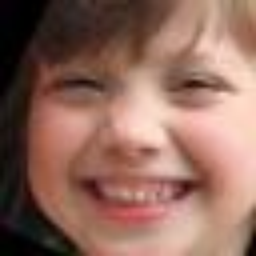
#> input picture KinFaceW-II-Processed/father-dau/fd_001_2.png, 256 x 256 px; its folder holds 4 pictures in this run
$ python kaggle_train_complete.py
#> lines starting #> are read from the running program, lines starting #| are printed output that depends on the picture
"""
EG3D Training - Complete Kaggle Pipeline (All-in-One)
======================================================

This script does EVERYTHING from dataset setup to training:
1. Verify dataset
2. Extract camera parameters
3. Prepare EG3D dataset
4. Download pretrained model
5. Verify setup
6. Start training

Usage in Kaggle:
    %run kaggle_train_complete.py

Or run as standalone:
    python kaggle_train_complete.py
"""

import os
import sys
import json
import shutil
import zipfile
import subprocess
from pathlib import Path
from tqdm import tqdm
import numpy as np
from PIL import Image
import cv2

# ============================================================================
# CONFIGURATION
# ============================================================================

CONFIG = {
    # Dataset paths
    "kaggle_dataset": "/kaggle/input/kinface-ii-processed-256/KinFaceW-II-Processed",
    "local_dataset": "KinFaceW-II-Processed",

    # Output paths
    "camera_params_dir": "camera_params",
    "camera_params_file": "camera_params/camera_params.json",
    "eg3d_dataset_dir": "KinFaceW-II-EG3D",
    "eg3d_dataset_zip": "KinFaceW-II-EG3D.zip",

    # Pretrained model
    "pretrained_dir": "eg3d/pretrained",
    "pretrained_model": "eg3d/pretrained/ffhqrebalanced512-128.pkl",
    "pretrained_url": "https://api.ngc.nvidia.com/v2/models/nvidia/research/eg3d/versions/1/files/ffhqrebalanced512-128.pkl",

    # Training parameters
    "training_outdir": "training-runs",
    "gpus": 1,
    "batch": 4,
    "gamma": 5,
    "kimg": 1000,
}


# ============================================================================
# STEP 1: DATASET VERIFICATION
# ============================================================================

def step1_verify_dataset():
    """Verify and link Kaggle dataset."""
    print("\n" + "="*70)
    print("STEP 1: Dataset Verification")
    print("="*70)

    # Check if Kaggle dataset exists
    if os.path.exists(CONFIG["kaggle_dataset"]):
        print(f"✅ Found Kaggle dataset: {CONFIG['kaggle_dataset']}")

        # Create symlink if not exists
        if not os.path.exists(CONFIG["local_dataset"]):
            os.symlink(CONFIG["kaggle_dataset"], CONFIG["local_dataset"])
            print(f"✅ Linked to: {CONFIG['local_dataset']}")
        else:
            print(f"✅ Dataset already linked: {CONFIG['local_dataset']}")
    else:
        print(f"❌ ERROR: Kaggle dataset not found!")
        print(f"   Expected: {CONFIG['kaggle_dataset']}")
        print(f"   Make sure dataset is added to notebook!")
        return False

    # Count images
    relations = ['father-dau', 'father-son', 'mother-dau', 'mother-son']
    total = 0
    for rel in relations:
        rel_path = Path(CONFIG["local_dataset"]) / rel
        if rel_path.exists():
            count = len(list(rel_path.glob('*.png')) + list(rel_path.glob('*.jpg')))
            print(f"   {rel}: {count} images")
            total += count

    print(f"\n✅ Total images: {total}")
    return True


# ============================================================================
# STEP 2: CAMERA PARAMETER EXTRACTION
# ============================================================================

def extract_camera_params_for_image(image_path):
    """Extract camera parameters for a single image."""
    # Read image
    img = cv2.imread(str(image_path))
    if img is None:
        return None

    # Default front-facing camera
    extrinsics = np.eye(4, dtype=np.float32)
    extrinsics[2, 3] = 2.7

    focal = 2985.0 / 512
    intrinsics = np.array([
        [focal, 0.0, 0.5],
        [0.0, focal, 0.5],
        [0.0, 0.0, 1.0]
    ], dtype=np.float32)

    return np.concatenate([extrinsics.flatten(), intrinsics.flatten()])


def step2_extract_cameras():
    """Extract camera parameters for all images."""
    print("\n" + "="*70)
    print("STEP 2: Camera Parameter Extraction")
    print("="*70)

    input_dir = Path(CONFIG["local_dataset"])
    output_file = Path(CONFIG["camera_params_file"])

    # Create output directory
    output_file.parent.mkdir(parents=True, exist_ok=True)

    camera_data = {}
    relations = ['father-dau', 'father-son', 'mother-dau', 'mother-son']

    total = 0
    for relation in relations:
        relation_dir = input_dir / relation
        if not relation_dir.exists():
            continue

        image_files = list(relation_dir.glob('*.png')) + list(relation_dir.glob('*.jpg'))
        print(f"\n📁 {relation}: {len(image_files)} images")

        for img_path in tqdm(image_files, desc=relation):
            rel_path = f"{relation}/{img_path.name}"
            camera_params = extract_camera_params_for_image(img_path)

            if camera_params is not None:
                camera_data[rel_path] = camera_params.tolist()
                total += 1

    # Save
    with open(output_file, 'w') as f:
        json.dump(camera_data, f, indent=2)

    print(f"\n✅ Processed: {total} images")
    print(f"✅ Saved to: {output_file}")
    return True


# ============================================================================
# STEP 3: EG3D DATASET PREPARATION
# ============================================================================

def step3_prepare_dataset():
    """Prepare EG3D-compatible dataset."""
    print("\n" + "="*70)
    print("STEP 3: EG3D Dataset Preparation")
    print("="*70)

    input_dir = Path(CONFIG["local_dataset"])
    output_dir = Path(CONFIG["eg3d_dataset_dir"])
    camera_file = Path(CONFIG["camera_params_file"])

    # Load camera params
    with open(camera_file, 'r') as f:
        camera_params = json.load(f)

    # Create output dir
    output_dir.mkdir(parents=True, exist_ok=True)

    labels = []
    relations = ['father-dau', 'father-son', 'mother-dau', 'mother-son']

    for relation in relations:
        relation_dir = input_dir / relation
        if not relation_dir.exists():
            continue

        output_relation_dir = output_dir / relation
        output_relation_dir.mkdir(parents=True, exist_ok=True)

        image_files = list(relation_dir.glob('*.png')) + list(relation_dir.glob('*.jpg'))
        print(f"\n📁 {relation}: {len(image_files)} images")

        for img_path in tqdm(image_files, desc=f"{relation} (copy+mirror)"):
            rel_path = f"{relation}/{img_path.name}"

            if rel_path not in camera_params:
                continue

            camera_label = camera_params[rel_path]

            # Copy original
            output_img_path = output_relation_dir / img_path.name
            shutil.copy2(img_path, output_img_path)
            labels.append([rel_path, camera_label])

            # Mirror augmentation
            img = Image.open(img_path)
            img_flipped = img.transpose(Image.FLIP_LEFT_RIGHT)

            mirror_name = img_path.stem + "_mirror" + img_path.suffix
            mirror_path = output_relation_dir / mirror_name
            img_flipped.save(mirror_path)

            # Adjust camera for mirror
            mirror_camera = camera_label.copy()
            mirror_camera[0] = -mirror_camera[0]
            mirror_camera[4] = -mirror_camera[4]
            mirror_camera[8] = -mirror_camera[8]

            mirror_rel_path = f"{relation}/{mirror_name}"
            labels.append([mirror_rel_path, mirror_camera])

    # Create dataset.json
    dataset_json = {"labels": labels}
    json_path = output_dir / "dataset.json"
    with open(json_path, 'w') as f:
        json.dump(dataset_json, f, indent=2)

    print(f"\n✅ Total entries: {len(labels)}")
    print(f"✅ Dataset.json: {json_path}")

    # Create ZIP
    print("\n📦 Creating ZIP archive...")
    zip_path = Path(CONFIG["eg3d_dataset_zip"])

    with zipfile.ZipFile(zip_path, 'w', zipfile.ZIP_STORED) as zf:
        for file_path in tqdm(list(output_dir.rglob('*')), desc="Archiving"):
            if file_path.is_file():
                arcname = file_path.relative_to(output_dir)
                zf.write(file_path, arcname)

    size_mb = zip_path.stat().st_size / (1024 * 1024)
    print(f"✅ ZIP created: {zip_path} ({size_mb:.1f} MB)")

    return True


# ============================================================================
# STEP 4: DOWNLOAD PRETRAINED MODEL
# ============================================================================

# [139 lines left out: functions step4_download_pretrained, step5_verify_setup, step6_start_training, not called in this run]


# ============================================================================
# MAIN PIPELINE
# ============================================================================

def main():
    """Run complete pipeline."""
    print("\n" + "="*70)
    print("EG3D TRAINING - COMPLETE PIPELINE")
    print("="*70)
    print("\nThis script will:")
    print("  1. Verify dataset")
    print("  2. Extract camera parameters")
    print("  3. Prepare EG3D dataset")
    print("  4. Download pretrained model")
    print("  5. Verify setup")
    print("  6. Start training")
    print("\n" + "="*70)

    # Run pipeline
    steps = [
        ("Dataset Verification", step1_verify_dataset),
        ("Camera Extraction", step2_extract_cameras),
        ("Dataset Preparation", step3_prepare_dataset),
        ("Download Pretrained", step4_download_pretrained),
        ("Setup Verification", step5_verify_setup),
        ("Start Training", step6_start_training),
    ]

    for i, (name, func) in enumerate(steps, 1):
        print(f"\n{'='*70}")
        print(f"Running Step {i}/6: {name}")
        print(f"{'='*70}")

        try:
            success = func()
            if not success:
                print(f"\n❌ Step {i} failed: {name}")
                print("Fix the issue and run again.")
                return False
        except Exception as e:
            print(f"\n❌ Error in {name}: {e}")
            import traceback
            traceback.print_exc()
            return False
#> this loop made 3 passes
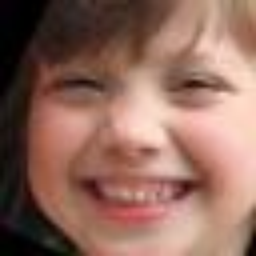
#> input picture KinFaceW-II-Processed/father-dau/fd_001_2.png, 256 x 256 px
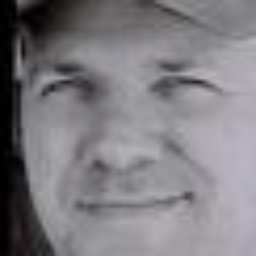
#> input picture KinFaceW-II-Processed/father-dau/fd_003_1.png, 256 x 256 px
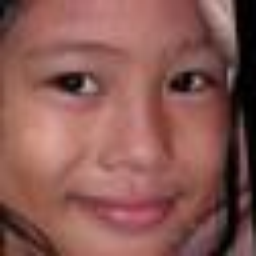
#> input picture KinFaceW-II-Processed/father-dau/fd_005_2.png, 256 x 256 px
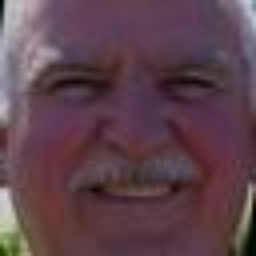
#> input picture KinFaceW-II-Processed/father-dau/fd_006_1.png, 256 x 256 px
#> pass 3, in step3_prepare_dataset, `img_flipped = img.transpose(Image.FLIP_LEFT_RIGHT)`:
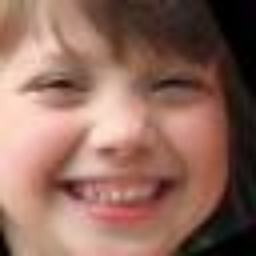
#> img_flipped: PIL image 256x256 RGB; mean R, G, B 143.8, 105.5, 92.7
#> pass 3, in step3_prepare_dataset, `img_flipped = img.transpose(Image.FLIP_LEFT_RIGHT)`:
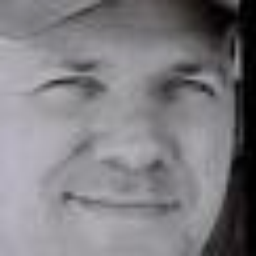
#> img_flipped: PIL image 256x256 RGB; mean R, G, B 126.2, 124.5, 128.6

    print("\n" + "="*70)
    print("✅ PIPELINE COMPLETE!")
    print("="*70)
    print("\nTraining is running...")
    print("Check training-runs/ for outputs")
    print("="*70)

    return True


if __name__ == "__main__":
    # Check if running in Kaggle
    if not os.path.exists("/kaggle"):
        print("⚠️ Warning: This script is designed for Kaggle notebooks")
        print("   It may not work correctly in other environments")

    # Run pipeline
    success = main()

    if success:
        print("\n🎉 Success! Training started.")
    else:
        print("\n❌ Pipeline failed. Check errors above.")
#> (the run stopped early here; a loop or call above may not have finished)
